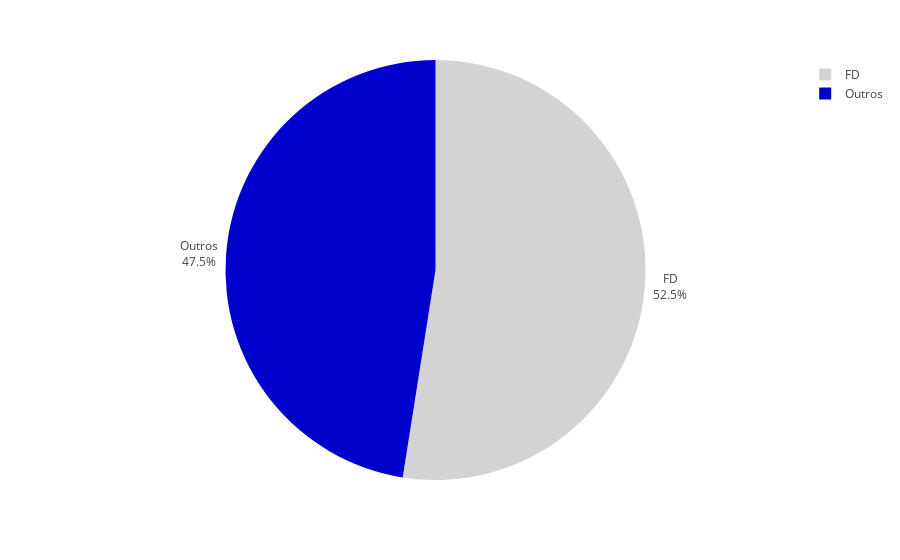

Notebook source saved alongside this figure:
### Code cell
ruas_selec = ['010', '012', '014', '015', '016', '017', '018', '100']

condicao = False
for rua in ruas_selec:
    condicao |= armazenagens_estoque['Endereço'].str.startswith(rua)

arm_selec = armazenagens_estoque['Endereço'][condicao]

df = pd.DataFrame()

for endereco in armazenagens_estoque['Endereço']:

  if endereco in arm_selec.values:
    i_linha_atual = armazenagens_estoque['Endereço'][armazenagens_estoque['Endereço'] == endereco].index
    
    e_fd = armazenagens_estoque['Motivo Bloq.Ender.'].iloc[i_linha_atual[0] + 2].startswith('FD')
    
    if e_fd:
      tipo = 'FD'
    else:
      tipo = 'Outros'
    
    linha = pd.DataFrame({'End' : [endereco], 'Tipo': [tipo]})
    df = pd.concat([df, linha], ignore_index=True)
    
relacao_em_uso = pd.DataFrame(df['Tipo'].value_counts()).reset_index().rename(columns={'count' : 'Quantidade'})
relacao_em_uso

fig = px.pie(relacao_em_uso, values='Quantidade', names='Tipo', color='Tipo', 
              color_discrete_map={'FD':'lightgrey',
                                  'Outros':'mediumblue'})

situacao_em_uso_graf_pizza = fig.update_traces(textposition='outside', textinfo='percent+label')
situacao_em_uso_graf_pizza

### Figure 1 — Plotly figure (JSON) as saved in the notebook; plotly's stock layout.template omitted (floating-point values rounded to 4 significant figures)
{"data": [{"customdata": [["FD"], ["Outros"]], "domain": {"x": [0, 1], "y": [0, 1]}, "hovertemplate": "Tipo=%{customdata[0]}<br>Quantidade=%{value}<extra></extra>", "labels": ["FD", "Outros"], "legendgroup": "", "marker": {"colors": ["lightgrey", "mediumblue"]}, "name": "", "showlegend": true, "textinfo": "percent+label", "textposition": "outside", "type": "pie", "values": [988, 894]}], "layout": {"legend": {"tracegroupgap": 0}, "margin": {"t": 60}}}
